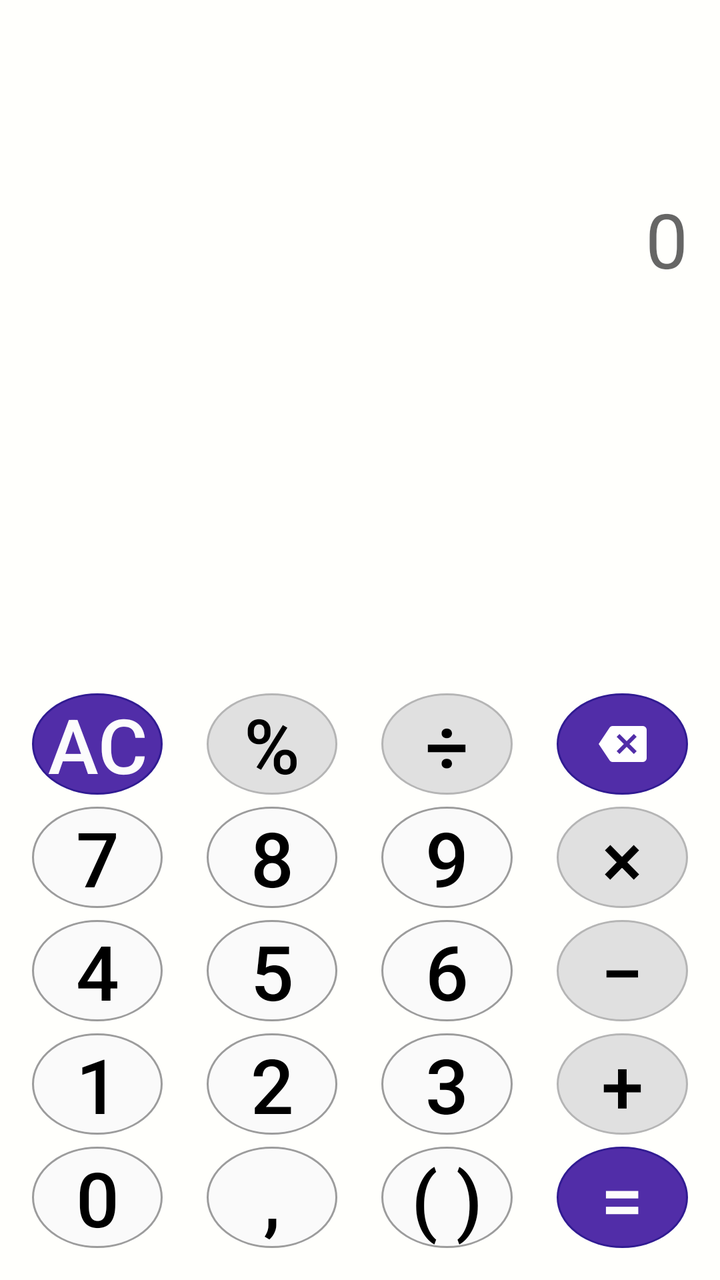
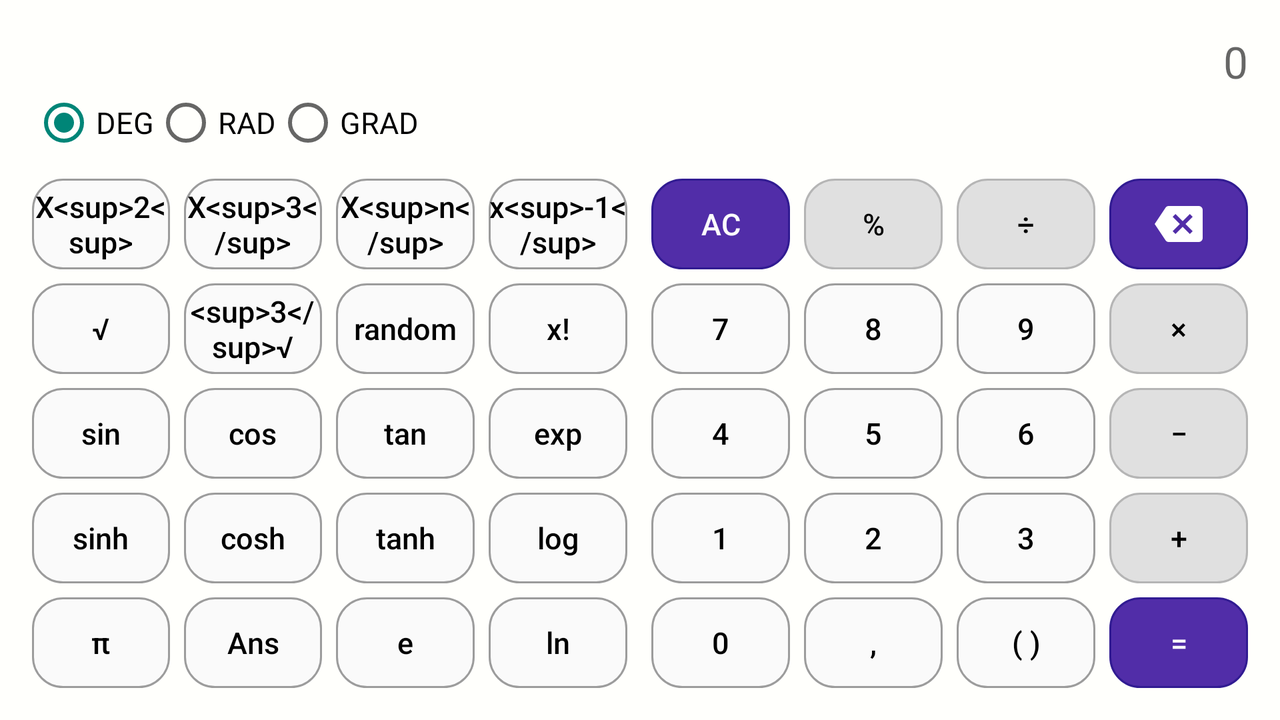

An Android layout and its configuration variant, each rendered on a device that would load it. The default file and the variant file are quoted in full after the pictures.
<!-- AndroidManifest.xml: application theme AppTheme -->
<!-- res/layout/fragment_lg_violet.xml -->
<?xml version="1.0" encoding="utf-8"?>
<RelativeLayout xmlns:android="http://schemas.android.com/apk/res/android"
    style="@style/LgTheme"
    android:layout_width="match_parent"
    android:layout_height="match_parent"
    android:background="#fffffc"
    android:padding="@dimen/activity_margin">

    <LinearLayout
        android:layout_width="match_parent"
        android:layout_height="match_parent"
        android:layout_alignParentTop="true"
        android:layout_above="@+id/container"
        android:weightSum="8"
        android:orientation="vertical"
        android:id="@+id/editing">

        <TextView
            android:id="@+id/lg_edit"
            android:layout_width="match_parent"
            android:layout_height="0dp"
            android:gravity="center|end"
            android:hint="@string/n0"
            android:textColor="#ff000000"
            android:textSize="@dimen/text_edit"
            android:layout_weight="5"
            android:textIsSelectable="true" />

        <TextView
            android:id="@+id/lg_solution"
            android:layout_width="match_parent"
            android:layout_height="0dp"
            android:gravity="center|end"
            android:maxLines="1"
            android:textColor="@color/lg_violet"
            android:textSize="@dimen/text_solution"
            android:layout_weight="3"/>
    </LinearLayout>

    <RelativeLayout
        android:id="@+id/container"
        android:layout_width="match_parent"
        android:layout_height="wrap_content"
        android:layout_alignParentBottom="true">

        <LinearLayout
            android:id="@+id/l1"
            android:layout_width="match_parent"
            android:layout_height="wrap_content"
            android:orientation="horizontal">

            <Button
                android:id="@+id/lg_ac"
                style="@style/Lg.Special.Violet"
                android:text="@string/ac"/>

            <Button
                android:id="@+id/lg_extra"
                style="@style/Lg.Symbols"
                android:layout_marginLeft="@dimen/margin_left"
                android:layout_marginStart="@dimen/margin_left"
                android:text="@string/percentage" />

            <Button
                android:id="@+id/lg_division"
                style="@style/Lg.Symbols"
                android:layout_marginLeft="@dimen/margin_left"
                android:layout_marginStart="@dimen/margin_left"
                android:text="@string/division" />

            <ImageButton
                android:id="@+id/lg_backspace"
                android:layout_marginLeft="@dimen/margin_left"
                android:layout_marginStart="@dimen/margin_left"
                android:src="@drawable/backspace_white"
                style="@style/Lg.Special.Violet"
                android:layout_height="match_parent"/>

        </LinearLayout>

        <LinearLayout
            android:id="@+id/l2"
            android:layout_width="match_parent"
            android:layout_height="wrap_content"
            android:layout_below="@+id/l1"
            android:layout_marginTop="@dimen/margin_top"
            android:orientation="horizontal">

            <Button
                android:id="@+id/lg_n7"
                style="@style/Lg.Numbers"
                android:text="@string/n7" />

            <Button
                android:id="@+id/lg_n8"
                style="@style/Lg.Numbers"
                android:layout_marginLeft="@dimen/margin_left"
                android:layout_marginStart="@dimen/margin_left"
                android:text="@string/n8" />

            <Button
                android:id="@+id/lg_n9"
                style="@style/Lg.Numbers"
                android:layout_marginLeft="@dimen/margin_left"
                android:layout_marginStart="@dimen/margin_left"
                android:text="@string/n9" />

            <Button
                android:id="@+id/lg_multiplier"
                style="@style/Lg.Symbols"
                android:text="@string/multiplier"
                android:layout_marginLeft="@dimen/margin_left"
                android:layout_marginStart="@dimen/margin_left"/>

        </LinearLayout>

        <LinearLayout
            android:id="@+id/l3"
            android:layout_width="match_parent"
            android:layout_height="wrap_content"
            android:layout_below="@id/l2"
            android:layout_marginTop="@dimen/margin_top"
            android:orientation="horizontal">

            <Button
                android:id="@+id/lg_n4"
                style="@style/Lg.Numbers"
                android:text="@string/n4" />

            <Button
                android:id="@+id/lg_n5"
                style="@style/Lg.Numbers"
                android:layout_marginLeft="@dimen/margin_left"
                android:layout_marginStart="@dimen/margin_left"
                android:text="@string/n5" />

            <Button
                android:id="@+id/lg_n6"
                style="@style/Lg.Numbers"
                android:layout_marginLeft="@dimen/margin_left"
                android:layout_marginStart="@dimen/margin_left"
                android:text="@string/n6" />

            <Button
                android:id="@+id/lg_minus"
                style="@style/Lg.Symbols"
                android:layout_marginLeft="@dimen/margin_left"
                android:layout_marginStart="@dimen/margin_left"
                android:text="@string/minus" />


        </LinearLayout>

        <LinearLayout
            android:id="@+id/l4"
            android:layout_width="match_parent"
            android:layout_height="wrap_content"
            android:layout_below="@id/l3"
            android:layout_marginTop="@dimen/margin_top"
            android:orientation="horizontal">

            <Button
                android:id="@+id/lg_n1"
                style="@style/Lg.Numbers"
                android:text="@string/n1" />

            <Button
                android:id="@+id/lg_n2"
                style="@style/Lg.Numbers"
                android:layout_marginLeft="@dimen/margin_left"
                android:layout_marginStart="@dimen/margin_left"
                android:text="@string/n2" />

            <Button
                android:id="@+id/lg_n3"
                style="@style/Lg.Numbers"
                android:layout_marginLeft="@dimen/margin_left"
                android:layout_marginStart="@dimen/margin_left"
                android:text="@string/n3" />

            <Button
                android:id="@+id/lg_plus"
                style="@style/Lg.Symbols"
                android:layout_marginLeft="@dimen/margin_left"
                android:layout_marginStart="@dimen/margin_left"
                android:text="@string/plus" />

        </LinearLayout>

        <LinearLayout
            android:id="@+id/l5"
            android:layout_width="match_parent"
            android:layout_height="wrap_content"
            android:layout_below="@id/l4"
            android:layout_marginTop="@dimen/margin_top"
            android:orientation="horizontal">

            <Button
                android:id="@+id/lg_n0"
                style="@style/Lg.Numbers"
                android:text="@string/n0" />

            <Button
                android:id="@+id/lg_comma"
                style="@style/Lg.Numbers"
                android:layout_marginLeft="@dimen/margin_left"
                android:layout_marginStart="@dimen/margin_left"
                android:text="@string/comma" />

            <Button
                android:id="@+id/lg_parenthesis"
                style="@style/Lg.Numbers"
                android:layout_marginLeft="@dimen/margin_left"
                android:layout_marginStart="@dimen/margin_left"
                android:text="@string/parenthesis" />

            <Button
                android:id="@+id/lg_equal"
                android:layout_marginLeft="@dimen/margin_left"
                android:layout_marginStart="@dimen/margin_left"
                android:text="@string/equal"
                style="@style/Lg.Special.Violet"/>

        </LinearLayout>

    </RelativeLayout>

</RelativeLayout>
<!-- resources referenced by this layout -->
<resources>
  <color name="lg_violet">#512da8</color>
  <!-- from res/values-sw360dp/ -->
  <dimen name="activity_margin">16dp</dimen>
  <!-- from res/values-sw360dp/ -->
  <dimen name="margin_left">22dp</dimen>
  <!-- from res/values-sw360dp/ -->
  <dimen name="margin_top">6dp</dimen>
  <!-- from res/values-sw360dp/ -->
  <dimen name="text_edit">38sp</dimen>
  <!-- from res/values-sw360dp/ -->
  <dimen name="text_solution">30sp</dimen>
  <string name="ac" translatable="false">AC</string>
  <string name="comma" translatable="false">,</string>
  <string name="division" translatable="false">÷</string>
  <string name="equal" translatable="false">=</string>
  <string name="minus" translatable="false">−</string>
  <string name="multiplier" translatable="false">×</string>
  <string name="n0" translatable="false">0</string>
  <string name="n1" translatable="false">1</string>
  <string name="n2" translatable="false">2</string>
  <string name="n3" translatable="false">3</string>
  <string name="n4" translatable="false">4</string>
  <string name="n5" translatable="false">5</string>
  <string name="n6" translatable="false">6</string>
  <string name="n7" translatable="false">7</string>
  <string name="n8" translatable="false">8</string>
  <string name="n9" translatable="false">9</string>
  <string name="parenthesis" translatable="false">( )</string>
  <string name="percentage" translatable="false">%</string>
  <string name="plus" translatable="false">+</string>
  <style name="Lg.Numbers">
          <item name="android:background">@drawable/lg_numbers</item>
      </style>
  <style name="Lg.Special.Violet">
          <item name="android:background">@drawable/lg_special_violet</item>
      </style>
  <style name="Lg.Symbols">
          <item name="android:background">@drawable/lg_symbols</item>
      </style>
  <style name="LgTheme" parent="Theme.AppCompat.Light">
  
      </style>
  <style name="AppTheme" parent="Theme.AppCompat.Light.NoActionBar">
  
      </style>
  <!-- drawable lg_numbers (drawable) -->
  <?xml version="1.0" encoding="utf-8"?>
  <selector xmlns:android="http://schemas.android.com/apk/res/android">
      <item android:state_pressed="false">
          <shape android:shape="oval">
              <solid android:color="@color/lg_number" />
              <stroke android:width="1dp" android:color="@color/lg_number_stroke" />
          </shape>
      </item>
      <item android:state_pressed="true">
          <shape android:shape="oval">
              <solid android:color="@color/lg_number_pressed" />
              <stroke android:width="1dp" android:color="@color/lg_number_stroke" />
          </shape>
      </item>
  </selector>
  <!-- drawable lg_special_violet (drawable) -->
  <?xml version="1.0" encoding="utf-8"?>
  <selector xmlns:android="http://schemas.android.com/apk/res/android">
      <item android:state_pressed="false">
          <shape android:shape="oval">
              <solid android:color="@color/lg_violet" />
              <stroke android:width="1dp" android:color="@color/lg_violet_stroke" />
          </shape>
      </item>
      <item android:state_pressed="true">
          <shape android:shape="oval">
              <solid android:color="@color/lg_violet_pressed" />
              <stroke android:width="1dp" android:color="@color/lg_violet_stroke" />
          </shape>
      </item>
  </selector>
  <color name="lg_number">#fafafa</color>
  <color name="lg_number_stroke">#9c9c9c</color>
  <color name="lg_number_pressed">#dddddd</color>
  <color name="lg_violet_stroke">#311b92</color>
  <color name="lg_violet_pressed">#46267e</color>
  <color name="lg_sign">#e0e0e0</color>
  <color name="lg_sign_stroke">#b5b5b5</color>
  <color name="lg_sign_pressed">#bfbfbf</color>
</resources>
<!-- res/layout-land/fragment_lg_violet.xml (the repository's variant of the layout above) -->
<!-- drawn on the phone turned sideways -->
<?xml version="1.0" encoding="utf-8"?>
<LinearLayout xmlns:android="http://schemas.android.com/apk/res/android"
    android:id="@+id/major_container"
    style="@style/LgTheme"
    android:layout_width="match_parent"
    android:layout_height="match_parent"
    android:background="#fffffc"
    android:padding="@dimen/activity_margin"
    android:orientation="vertical">

    <LinearLayout
        android:layout_width="match_parent"
        android:layout_height="wrap_content"
        android:orientation="vertical">

        <TextView
            android:id="@+id/lg_edit"
            android:layout_width="match_parent"
            android:layout_height="wrap_content"
            android:gravity="center|end"
            android:hint="@string/n0"
            android:textColor="#ff000000"
            android:textSize="@dimen/text_edit_land"
            android:textIsSelectable="true" />

        <LinearLayout
            android:layout_width="match_parent"
            android:layout_height="wrap_content"
            android:orientation="horizontal">

            <RadioGroup
                android:id="@+id/lg_radioGroup"
                android:layout_width="wrap_content"
                android:layout_height="wrap_content"
                android:checkedButton="@+id/lg_deg"
                android:orientation="horizontal">

                <RadioButton
                    android:id="@+id/lg_deg"
                    android:layout_width="wrap_content"
                    android:layout_height="match_parent"
                    android:checked="false"
                    android:text="@string/deg"
                    android:textSize="@dimen/text_land"/>

                <RadioButton
                    android:id="@+id/lg_rad"
                    android:layout_width="wrap_content"
                    android:layout_height="match_parent"
                    android:checked="false"
                    android:text="@string/rad"
                    android:textSize="@dimen/text_land"/>

                <RadioButton
                    android:id="@+id/lg_grad"
                    android:layout_width="wrap_content"
                    android:layout_height="match_parent"
                    android:checked="false"
                    android:text="@string/grad"
                    android:textSize="@dimen/text_land"/>
            </RadioGroup>

            <TextView
                android:id="@+id/lg_solution"
                android:layout_width="match_parent"
                android:layout_height="wrap_content"
                android:gravity="center|end"
                android:maxLines="1"
                android:textColor="@color/lg_violet"
                android:textSize="@dimen/text_solution_land" />

        </LinearLayout>

    </LinearLayout>

    <LinearLayout
        android:id="@+id/container"
        android:layout_width="match_parent"
        android:layout_height="match_parent"
        android:orientation="vertical"
        android:weightSum="5"
        android:layout_marginTop="@dimen/margin_left2_land">

        <LinearLayout
            android:layout_width="match_parent"
            android:layout_height="0dp"
            android:gravity="center"
            android:orientation="horizontal"
            android:layout_weight="1">

            <Button
                android:id="@+id/lg_squared"
                style="@style/Lg.Numbers.Land"
                android:text="@string/squared" />

            <Button
                android:id="@+id/lg_cubed"
                style="@style/Lg.Numbers.Land"
                android:layout_marginLeft="@dimen/margin_left_land"
                android:layout_marginStart="@dimen/margin_left_land"
                android:text="@string/cubed" />

            <Button
                android:id="@+id/lg_power"
                style="@style/Lg.Numbers.Land"
                android:layout_marginLeft="@dimen/margin_left_land"
                android:layout_marginStart="@dimen/margin_left_land"
                android:text="@string/power" />

            <Button
                android:id="@+id/lg_raised_to_minus1"
                style="@style/Lg.Numbers.Land"
                android:layout_marginLeft="@dimen/margin_left_land"
                android:layout_marginStart="@dimen/margin_left_land"
                android:text="@string/raised_to_minus1" />

            <Button
                android:id="@+id/lg_ac"
                android:layout_marginLeft="@dimen/margin_left2_land"
                android:layout_marginStart="@dimen/margin_left2_land"
                android:text="@string/ac"
                style="@style/Lg.Special.Violet.Land"/>

            <Button
                android:id="@+id/lg_extra"
                style="@style/Lg.Symbols.Land"
                android:layout_marginLeft="@dimen/margin_left_land"
                android:layout_marginStart="@dimen/margin_left_land"
                android:text="@string/percentage" />

            <Button
                android:id="@+id/lg_division"
                style="@style/Lg.Symbols.Land"
                android:layout_marginLeft="@dimen/margin_left_land"
                android:layout_marginStart="@dimen/margin_left_land"
                android:text="@string/division" />

            <ImageButton
                android:id="@+id/lg_backspace"
                android:layout_marginLeft="@dimen/margin_left_land"
                android:layout_marginStart="@dimen/margin_left_land"
                android:src="@drawable/backspace_white"
                style="@style/Lg.Special.Violet.Land"/>

        </LinearLayout>

        <LinearLayout
            android:layout_width="match_parent"
            android:layout_height="0dp"
            android:layout_marginTop="@dimen/margin_left_land"
            android:gravity="center"
            android:orientation="horizontal"
            android:layout_weight="1">

            <Button
                android:id="@+id/lg_root"
                style="@style/Lg.Numbers.Land"
                android:text="@string/root" />

            <Button
                android:id="@+id/lg_cubed_root"
                style="@style/Lg.Numbers.Land"
                android:layout_marginLeft="@dimen/margin_left_land"
                android:layout_marginStart="@dimen/margin_left_land"
                android:text="@string/cubed_root" />

            <Button
                android:id="@+id/lg_random"
                style="@style/Lg.Numbers.Land"
                android:layout_marginLeft="@dimen/margin_left_land"
                android:layout_marginStart="@dimen/margin_left_land"
                android:text="@string/random" />

            <Button
                android:id="@+id/lg_factorial"
                style="@style/Lg.Numbers.Land"
                android:layout_marginLeft="@dimen/margin_left_land"
                android:layout_marginStart="@dimen/margin_left_land"
                android:text="@string/factorial" />

            <Button
                android:id="@+id/lg_n7"
                style="@style/Lg.Numbers.Land"
                android:layout_marginLeft="@dimen/margin_left2_land"
                android:layout_marginStart="@dimen/margin_left2_land"
                android:text="@string/n7" />

            <Button
                android:id="@+id/lg_n8"
                style="@style/Lg.Numbers.Land"
                android:layout_marginLeft="@dimen/margin_left_land"
                android:layout_marginStart="@dimen/margin_left_land"
                android:text="@string/n8" />

            <Button
                android:id="@+id/lg_n9"
                style="@style/Lg.Numbers.Land"
                android:layout_marginLeft="@dimen/margin_left_land"
                android:layout_marginStart="@dimen/margin_left_land"
                android:text="@string/n9" />

            <Button
                android:id="@+id/lg_multiplier"
                style="@style/Lg.Symbols.Land"
                android:layout_marginLeft="@dimen/margin_left_land"
                android:layout_marginStart="@dimen/margin_left_land"
                android:text="@string/multiplier" />

        </LinearLayout>

        <LinearLayout
            android:layout_width="match_parent"
            android:layout_height="0dp"
            android:layout_marginTop="@dimen/margin_left_land"
            android:gravity="center"
            android:orientation="horizontal"
            android:layout_weight="1">

            <Button
                android:id="@+id/lg_sin"
                style="@style/Lg.Numbers.Land"
                android:text="@string/sin" />

            <Button
                android:id="@+id/lg_cos"
                style="@style/Lg.Numbers.Land"
                android:layout_marginLeft="@dimen/margin_left_land"
                android:layout_marginStart="@dimen/margin_left_land"
                android:text="@string/cos" />

            <Button
                android:id="@+id/lg_tan"
                style="@style/Lg.Numbers.Land"
                android:layout_marginLeft="@dimen/margin_left_land"
                android:layout_marginStart="@dimen/margin_left_land"
                android:text="@string/tan" />

            <Button
                android:id="@+id/lg_exp"
                style="@style/Lg.Numbers.Land"
                android:layout_marginLeft="@dimen/margin_left_land"
                android:layout_marginStart="@dimen/margin_left_land"
                android:text="@string/exp" />

            <Button
                android:id="@+id/lg_n4"
                style="@style/Lg.Numbers.Land"
                android:layout_marginLeft="@dimen/margin_left2_land"
                android:layout_marginStart="@dimen/margin_left2_land"
                android:text="@string/n4" />

            <Button
                android:id="@+id/lg_n5"
                style="@style/Lg.Numbers.Land"
                android:layout_marginLeft="@dimen/margin_left_land"
                android:layout_marginStart="@dimen/margin_left_land"
                android:text="@string/n5" />

            <Button
                android:id="@+id/lg_n6"
                style="@style/Lg.Numbers.Land"
                android:layout_marginLeft="@dimen/margin_left_land"
                android:layout_marginStart="@dimen/margin_left_land"
                android:text="@string/n6" />

            <Button
                android:id="@+id/lg_minus"
                style="@style/Lg.Symbols.Land"
                android:layout_marginLeft="@dimen/margin_left_land"
                android:layout_marginStart="@dimen/margin_left_land"
                android:text="@string/minus" />

        </LinearLayout>

        <LinearLayout
            android:layout_width="match_parent"
            android:layout_height="0dp"
            android:layout_marginTop="@dimen/margin_left_land"
            android:gravity="center"
            android:orientation="horizontal"
            android:layout_weight="1">

            <Button
                android:id="@+id/lg_sinh"
                style="@style/Lg.Numbers.Land"
                android:text="@string/sinh" />

            <Button
                android:id="@+id/lg_cosh"
                style="@style/Lg.Numbers.Land"
                android:layout_marginLeft="@dimen/margin_left_land"
                android:layout_marginStart="@dimen/margin_left_land"
                android:text="@string/cosh" />

            <Button
                android:id="@+id/lg_tanh"
                style="@style/Lg.Numbers.Land"
                android:layout_marginLeft="@dimen/margin_left_land"
                android:layout_marginStart="@dimen/margin_left_land"
                android:text="@string/tanh" />

            <Button
                android:id="@+id/lg_log"
                style="@style/Lg.Numbers.Land"
                android:layout_marginLeft="@dimen/margin_left_land"
                android:layout_marginStart="@dimen/margin_left_land"
                android:text="@string/log" />

            <Button
                android:id="@+id/lg_n1"
                style="@style/Lg.Numbers.Land"
                android:layout_marginLeft="@dimen/margin_left2_land"
                android:layout_marginStart="@dimen/margin_left2_land"
                android:text="@string/n1" />

            <Button
                android:id="@+id/lg_n2"
                style="@style/Lg.Numbers.Land"
                android:layout_marginLeft="@dimen/margin_left_land"
                android:layout_marginStart="@dimen/margin_left_land"
                android:text="@string/n2" />

            <Button
                android:id="@+id/lg_n3"
                style="@style/Lg.Numbers.Land"
                android:layout_marginLeft="@dimen/margin_left_land"
                android:layout_marginStart="@dimen/margin_left_land"
                android:text="@string/n3" />

            <Button
                android:id="@+id/lg_plus"
                style="@style/Lg.Symbols.Land"
                android:layout_marginLeft="@dimen/margin_left_land"
                android:layout_marginStart="@dimen/margin_left_land"
                android:text="@string/plus" />

        </LinearLayout>

        <LinearLayout
            android:layout_width="match_parent"
            android:layout_height="0dp"
            android:layout_marginTop="@dimen/margin_left_land"
            android:gravity="center"
            android:orientation="horizontal"
            android:layout_weight="1">

            <Button
                android:id="@+id/lg_pi"
                style="@style/Lg.Numbers.Land"
                android:text="@string/pi"
                android:textSize="@dimen/text_land" />

            <Button
                android:id="@+id/lg_ans"
                style="@style/Lg.Numbers.Land"
                android:layout_marginLeft="@dimen/margin_left_land"
                android:layout_marginStart="@dimen/margin_left_land"
                android:text="@string/ans" />

            <Button
                android:id="@+id/lg_e"
                style="@style/Lg.Numbers.Land"
                android:layout_marginLeft="@dimen/margin_left_land"
                android:layout_marginStart="@dimen/margin_left_land"
                android:text="@string/e" />

            <Button
                android:id="@+id/lg_ln"
                style="@style/Lg.Numbers.Land"
                android:layout_marginLeft="@dimen/margin_left_land"
                android:layout_marginStart="@dimen/margin_left_land"
                android:text="@string/ln" />

            <Button
                android:id="@+id/lg_n0"
                style="@style/Lg.Numbers.Land"
                android:layout_marginLeft="@dimen/margin_left2_land"
                android:layout_marginStart="@dimen/margin_left2_land"
                android:text="@string/n0" />

            <Button
                android:id="@+id/lg_comma"
                style="@style/Lg.Numbers.Land"
                android:layout_marginLeft="@dimen/margin_left_land"
                android:layout_marginStart="@dimen/margin_left_land"
                android:text="@string/comma" />

            <Button
                android:id="@+id/lg_parenthesis"
                style="@style/Lg.Numbers.Land"
                android:layout_marginLeft="@dimen/margin_left_land"
                android:layout_marginStart="@dimen/margin_left_land"
                android:text="@string/parenthesis" />

            <Button
                android:id="@+id/lg_equal"
                android:layout_marginLeft="@dimen/margin_left_land"
                android:layout_marginStart="@dimen/margin_left_land"
                android:text="@string/equal"
                style="@style/Lg.Special.Violet.Land"/>

        </LinearLayout>

    </LinearLayout>

</LinearLayout>
<!-- resources referenced by the variant -->
<!-- as the phone turned sideways resolves them -->
<resources>
  <color name="lg_violet">#512da8</color>
  <!-- from res/values-sw360dp/ -->
  <dimen name="activity_margin">16dp</dimen>
  <!-- from res/values-sw360dp/ -->
  <dimen name="margin_left2_land">12dp</dimen>
  <!-- from res/values-sw360dp/ -->
  <dimen name="margin_left_land">7dp</dimen>
  <!-- from res/values-sw360dp/ -->
  <dimen name="text_edit_land">22sp</dimen>
  <!-- from res/values-sw360dp/ -->
  <dimen name="text_land">15sp</dimen>
  <!-- from res/values-sw360dp/ -->
  <dimen name="text_solution_land">20sp</dimen>
  <!-- drawable backspace_white: png bitmap (drawable-hdpi, 624 bytes) -->
  <string name="ac" translatable="false">AC</string>
  <string name="ans" translatable="false">Ans</string>
  <string name="comma" translatable="false">,</string>
  <string name="cos" translatable="false">cos</string>
  <string name="cosh" translatable="false">cosh</string>
  <string name="cubed" translatable="false">X&lt;sup&gt;3&lt;/sup&gt;</string>
  <string name="cubed_root" translatable="false">&lt;sup&gt;3&lt;/sup&gt;√</string>
  <string name="deg" translatable="false">DEG</string>
  <string name="division" translatable="false">÷</string>
  <string name="e" translatable="false">e</string>
  <string name="equal" translatable="false">=</string>
  <string name="exp" translatable="false">exp</string>
  <string name="factorial" translatable="false">x!</string>
  <string name="grad" translatable="false">GRAD</string>
  <string name="ln" translatable="false">ln</string>
  <string name="log" translatable="false">log</string>
  <string name="minus" translatable="false">−</string>
  <string name="multiplier" translatable="false">×</string>
  <string name="n0" translatable="false">0</string>
  <string name="n1" translatable="false">1</string>
  <string name="n2" translatable="false">2</string>
  <string name="n3" translatable="false">3</string>
  <string name="n4" translatable="false">4</string>
  <string name="n5" translatable="false">5</string>
  <string name="n6" translatable="false">6</string>
  <string name="n7" translatable="false">7</string>
  <string name="n8" translatable="false">8</string>
  <string name="n9" translatable="false">9</string>
  <string name="parenthesis" translatable="false">( )</string>
  <string name="percentage" translatable="false">%</string>
  <string name="pi" translatable="false">π</string>
  <string name="plus" translatable="false">+</string>
  <string name="power" translatable="false">X&lt;sup&gt;n&lt;/sup&gt;</string>
  <string name="rad" translatable="false">RAD</string>
  <string name="raised_to_minus1" translatable="false">x&lt;sup&gt;-1&lt;/sup&gt;</string>
  <string name="random" translatable="false">random</string>
  <string name="root" translatable="false">√</string>
  <string name="sin" translatable="false">sin</string>
  <string name="sinh" translatable="false">sinh</string>
  <string name="squared" translatable="false">X&lt;sup&gt;2&lt;sup&gt;</string>
  <string name="tan" translatable="false">tan</string>
  <string name="tanh" translatable="false">tanh</string>
  <style name="Lg.Numbers.Land">
          <item name="android:textSize">@dimen/text_land</item>
      </style>
  <style name="Lg.Special.Violet.Land">
          <item name="android:textSize">@dimen/text_land</item>
      </style>
  <style name="Lg.Symbols.Land">
          <item name="android:textSize">@dimen/text_land</item>
      </style>
  <style name="LgTheme" parent="Theme.AppCompat.Light">
  
      </style>
  <style name="AppTheme" parent="Theme.AppCompat.Light.NoActionBar">
  
      </style>
</resources>
